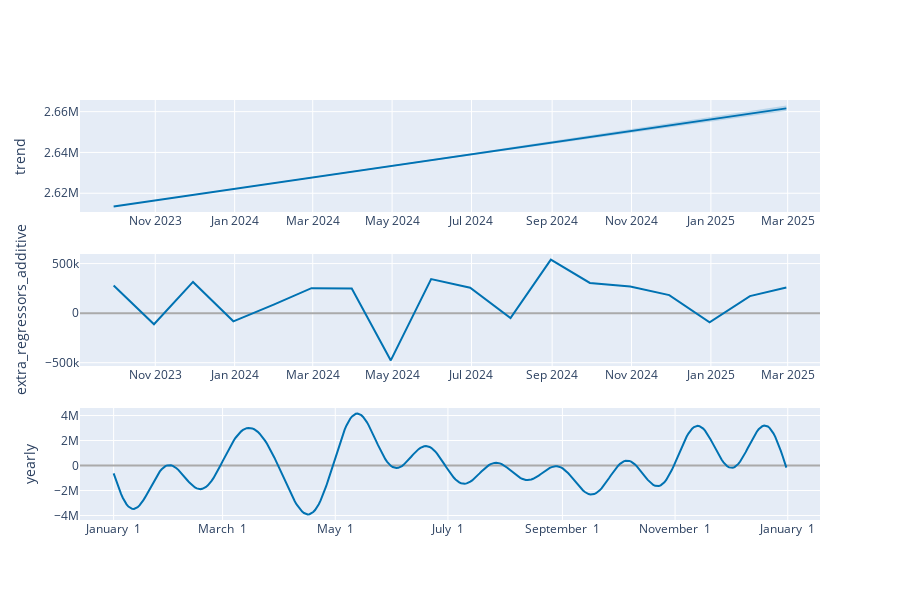

Notebook code for this chart:
### Markdown cell above
Step 3: Model Fitting and measuring model's accuracy by RMSE, MAE, MAPE

Testing various time series methods and measuring the accuracy of each method. Selecting the best method minimum MAPE as the most accurate method

### Code cell
# Model Search: Prophet, ARIMA, LSTM 

# 1 - Prophet Method: it includes seasonality effect, sets the change point to 0.2 (partial sensitivity toward fluctuations) and includes regressors: PC1 and PC2
# 2 - LSTM: use adam optimizer and mse and the loss function, activation is relu since we have no negative value in target value, set 12 learning step before any prediction,
    # includes regressors PC1 and PC2
# 3 - ARIMA: fits an ARIMA model on targert value trend by searching for the minimum AIC among all the possible models with parameters (0,4) for P and Q 
    # and D (differential factor) from 0 to 2


import warnings
warnings.filterwarnings("ignore")


# 3.1 prep the dataset - re read from the original dataset to prevent any error from potential chages to df in previous steps
df = data[['ACC_MONTH', 'TOT_PAID', 'EST_COST', 'NBR_CASE', 'NBR_KEY_CASE','NBR_OTHER']].dropna()
df['ACC_MONTH'] = pd.to_datetime(df['ACC_MONTH'])
df['ds'] = df['ACC_MONTH']
df['y'] = df['TOT_PAID']
df = df.sort_values('ds').reset_index(drop=True)

# --- Lagged Regressors ---
lag = 12
regressors = ['EST_COST', 'NBR_OTHER']
for reg in regressors:
    df[f'{reg}_lag{lag}'] = df[reg].shift(lag)
df_model = df.dropna().copy().reset_index(drop=True)

# --- PCA on Lagged Regressors ---
lagged_features = [f'{reg}_lag{lag}' for reg in regressors]
X_lagged = StandardScaler().fit_transform(df_model[lagged_features])
pca = PCA(n_components=2)
pcs = pca.fit_transform(X_lagged)
df_model['PC1'] = pcs[:, 0]
df_model['PC2'] = pcs[:, 1]

#3.2 Fitting three time series models and measuing their accuracy for comparison


################## 1. LSTM Model ##########################

feature_scaler = StandardScaler()
target_scaler = StandardScaler()

X_all = feature_scaler.fit_transform(df_model[['PC1', 'PC2']])
y_all = target_scaler.fit_transform(df_model[['TOT_PAID']])

time_steps = 12 #12 step learning sequence because we know our data has annual seasonality. 
X_seq, y_seq = [], []
for i in range(len(X_all) - time_steps):
    X_seq.append(X_all[i:i+time_steps])
    y_seq.append(y_all[i+time_steps])

X_seq, y_seq = np.array(X_seq), np.array(y_seq)

split = len(X_seq) - 18
X_train, X_test = X_seq[:split], X_seq[split:]
y_train, y_test = y_seq[:split], y_seq[split:]
# we use sequential layering here because we want one layer output to be considered as the next layer's input as a classing time series forecasting trend
# we use relue becuase our target value data are expenditures and above zero
model = Sequential([
    LSTM(50, activation='relu', input_shape=(time_steps, X_seq.shape[2])),
    Dense(1)
])

# we use Adam optimizer for faster processing
# step size = 0.001 as the learning rate which is good enough for this model search task
# and use Mean Square Error mae as the loss funtion in our sequential LSTM model
# verbose is set to 0 to suppress the training logs

model.compile(optimizer=Adam(learning_rate=0.001), loss='mse') 
model.fit(X_train, y_train, epochs=100, verbose=0)

y_pred = model.predict(X_test)
y_pred_inv = target_scaler.inverse_transform(y_pred)
y_test_inv = target_scaler.inverse_transform(y_test)

lstm_rmse = np.sqrt(mean_squared_error(y_test_inv, y_pred_inv))
lstm_mae = mean_absolute_error(y_test_inv, y_pred_inv)
lstm_mape = np.mean(np.abs((y_test_inv - y_pred_inv) / y_test_inv)) * 100


################# 2. ARIMA Model with AIC Optimization #################

# defines tha last 1 and 1/2 year data for the testing the model
arima_train = df_model['TOT_PAID'][:-18]
arima_test = df_model['TOT_PAID'][-18:]

# Grid search for best ARIMA order we use Akaike Information Criterion (AIC) to search for the best model with minimum AIC
best_aic = np.inf
best_order = None
best_model = None

print("\nSearching best ARIMA parameters based on AIC")
# reasonable range for parameters in ARIMA model is less than 4

for p in range(0, 4):                           
    for d in range(0, 2):               # Differential parameter range is usually set to half of the max of P or Q which are 4 here
        for q in range(0, 4):
            try:
                model = ARIMA(arima_train, order=(p, d, q))
                results = model.fit()
                if results.aic < best_aic:
                    best_aic = results.aic
                    best_order = (p, d, q)
                    best_model = results
            except:
                continue

print(f" Best ARIMA order: {best_order} with AIC: {best_aic:.2f}")

# Forecast using best model
arima_forecast = best_model.forecast(steps=18)

arima_rmse = np.sqrt(mean_squared_error(arima_test, arima_forecast))
arima_mae = mean_absolute_error(arima_test, arima_forecast)
arima_mape = np.mean(np.abs((arima_test - arima_forecast) / arima_test)) * 100

################# 3. Prophet Model ############################

train = df_model[:-18]
test = df_model[-18:]

prophet_model = Prophet(yearly_seasonality=True, changepoint_prior_scale=0.2)
prophet_model.add_regressor('PC1')
prophet_model.add_regressor('PC2')
prophet_model.fit(train[['ds', 'y', 'PC1', 'PC2']])
forecast_test = prophet_model.predict(test[['ds', 'PC1', 'PC2']])

# Prophet evaluation
prophet_rmse = np.sqrt(mean_squared_error(test['y'], forecast_test['yhat']))
prophet_mae = mean_absolute_error(test['y'], forecast_test['yhat'])

actual = test['y'].values
predicted = forecast_test['yhat'].values
nonzero_mask = actual != 0
actual_nonzero = actual[nonzero_mask]
predicted_nonzero = predicted[nonzero_mask]
prophet_mape = np.mean(np.abs((actual_nonzero - predicted_nonzero) / actual_nonzero)) * 100 if len(actual_nonzero) > 0 else np.nan

############ Compare Models ###################

results = pd.DataFrame({
    'Model': ['Prophet', 'LSTM', 'ARIMA'],
    'RMSE': [prophet_rmse, lstm_rmse, arima_rmse],
    'MAE': [prophet_mae, lstm_mae, arima_mae],
    'MAPE': [prophet_mape, lstm_mape, arima_mape]
    
})

best_model = results.loc[results['MAPE'].idxmin()]

print("\n--- Forecast Accuracy Comparison ---")
print(results.round(2))
print(f"\n Best Model Based on RMSE: {best_model['Model']}")

#3.3 ploting the results for comparison


test_dates = df_model['ds'][-18:].reset_index(drop=True)

plt.figure(figsize=(10, 4))
plt.plot(test_dates, arima_test.values, label='Actual', linewidth=2)
plt.plot(test_dates, arima_forecast.values, label='ARIMA Forecast', linestyle='--')
plt.plot(test_dates, y_pred_inv.flatten(), label='LSTM Forecast', linestyle='--')
plt.plot(test_dates, forecast_test['yhat'].values, label='Prophet Forecast', linestyle='--',linewidth = 2)

plt.xlabel("Date")
plt.ylabel("TOT_PAID")
plt.title("Forecast Comparison: Prophet vs LSTM vs ARIMA")
plt.legend()
plt.grid(True)
plt.tight_layout()
#plt.xticks(rotation=45)
plt.show()

# 3.3 plotting the component of the most accurate model
print("\nThe components of the best model: Prophet")
plot_components_plotly(prophet_model, forecast_test)
#prophet_model.plot_components(forecast_test)


#output: the model's accuracy is in a very good level so we have good confindece about its performance for future data
# Prophet plot component also shows that the model has a steady increasing trend, complex seasonality effect and decent influence of regressors (PC1 & PC2)

### Figure 1 — Plotly figure (JSON) as saved in the notebook; plotly's stock layout.template omitted (floating-point values rounded to 4 significant figures; data arrays with more than 128 entries replaced by an {"elided": "..."} marker saying what was removed)
{"data": [{"line": {"color": "#0072B2", "width": 2}, "mode": "lines", "name": "trend", "type": "scatter", "x": ["2023-09-30T00:00:00.000000000", "2023-10-31T00:00:00.000000000", "2023-11-30T00:00:00.000000000", "2023-12-31T00:00:00.000000000", "2024-01-31T00:00:00.000000000", "2024-02-29T00:00:00.000000000", "2024-03-31T00:00:00.000000000", "2024-04-30T00:00:00.000000000", "2024-05-31T00:00:00.000000000", "2024-06-30T00:00:00.000000000", "2024-07-31T00:00:00.000000000", "2024-08-31T00:00:00.000000000", "2024-09-30T00:00:00.000000000", "2024-10-31T00:00:00.000000000", "2024-11-30T00:00:00.000000000", "2024-12-31T00:00:00.000000000", "2025-01-31T00:00:00.000000000", "2025-02-28T00:00:00.000000000"], "xaxis": "x", "y": [2614000.0, 2616000.0, 2619000.0, 2622000.0, 2625000.0, 2628000.0, 2631000.0, 2633000.0, 2636000.0, 2639000.0, 2642000.0, 2645000.0, 2648000.0, 2650000.0, 2653000.0, 2656000.0, 2659000.0, 2662000.0], "yaxis": "y"}, {"line": {"color": "rgba(0, 114, 178, 0.2)", "width": 0}, "mode": "lines", "name": "trend_upper", "type": "scatter", "x": ["2023-09-30T00:00:00.000000000", "2023-10-31T00:00:00.000000000", "2023-11-30T00:00:00.000000000", "2023-12-31T00:00:00.000000000", "2024-01-31T00:00:00.000000000", "2024-02-29T00:00:00.000000000", "2024-03-31T00:00:00.000000000", "2024-04-30T00:00:00.000000000", "2024-05-31T00:00:00.000000000", "2024-06-30T00:00:00.000000000", "2024-07-31T00:00:00.000000000", "2024-08-31T00:00:00.000000000", "2024-09-30T00:00:00.000000000", "2024-10-31T00:00:00.000000000", "2024-11-30T00:00:00.000000000", "2024-12-31T00:00:00.000000000", "2025-01-31T00:00:00.000000000", "2025-02-28T00:00:00.000000000"], "xaxis": "x", "y": [2614000.0, 2616000.0, 2619000.0, 2622000.0, 2625000.0, 2628000.0, 2631000.0, 2634000.0, 2637000.0, 2640000.0, 2643000.0, 2645000.0, 2648000.0, 2651000.0, 2654000.0, 2657000.0, 2660000.0, 2663000.0], "yaxis": "y"}, {"fill": "tonexty", "fillcolor": "rgba(0, 114, 178, 0.2)", "line": {"color": "rgba(0, 114, 178, 0.2)", "width": 0}, "mode": "lines", "name": "trend_lower", "type": "scatter", "x": ["2023-09-30T00:00:00.000000000", "2023-10-31T00:00:00.000000000", "2023-11-30T00:00:00.000000000", "2023-12-31T00:00:00.000000000", "2024-01-31T00:00:00.000000000", "2024-02-29T00:00:00.000000000", "2024-03-31T00:00:00.000000000", "2024-04-30T00:00:00.000000000", "2024-05-31T00:00:00.000000000", "2024-06-30T00:00:00.000000000", "2024-07-31T00:00:00.000000000", "2024-08-31T00:00:00.000000000", "2024-09-30T00:00:00.000000000", "2024-10-31T00:00:00.000000000", "2024-11-30T00:00:00.000000000", "2024-12-31T00:00:00.000000000", "2025-01-31T00:00:00.000000000", "2025-02-28T00:00:00.000000000"], "xaxis": "x", "y": [2614000.0, 2616000.0, 2619000.0, 2622000.0, 2625000.0, 2627000.0, 2630000.0, 2633000.0, 2636000.0, 2638000.0, 2641000.0, 2644000.0, 2647000.0, 2650000.0, 2652000.0, 2655000.0, 2658000.0, 2660000.0], "yaxis": "y"}, {"line": {"color": "#0072B2", "width": 2}, "mode": "lines", "name": "extra_regressors_additive", "type": "scatter", "x": ["2023-09-30T00:00:00.000000000", "2023-10-31T00:00:00.000000000", "2023-11-30T00:00:00.000000000", "2023-12-31T00:00:00.000000000", "2024-01-31T00:00:00.000000000", "2024-02-29T00:00:00.000000000", "2024-03-31T00:00:00.000000000", "2024-04-30T00:00:00.000000000", "2024-05-31T00:00:00.000000000", "2024-06-30T00:00:00.000000000", "2024-07-31T00:00:00.000000000", "2024-08-31T00:00:00.000000000", "2024-09-30T00:00:00.000000000", "2024-10-31T00:00:00.000000000", "2024-11-30T00:00:00.000000000", "2024-12-31T00:00:00.000000000", "2025-01-31T00:00:00.000000000", "2025-02-28T00:00:00.000000000"], "xaxis": "x2", "y": [279100.0, -112600.0, 314900.0, -82530.0, 86050.0, 251900.0, 249500.0, -476900.0, 343300.0, 256200.0, -49890.0, 540300.0, 304400.0, 268800.0, 182100.0, -92100.0, 172200.0, 258600.0], "yaxis": "y2"}, {"line": {"color": "#0072B2", "width": 2}, "mode": "lines", "name": "yearly", "type": "scatter", "x": {"elided": "365 str values"}, "xaxis": "x3", "y": {"elided": "365 float values"}, "yaxis": "y3"}], "layout": {"height": 600, "showlegend": false, "width": 900, "xaxis": {"anchor": "y", "domain": [0, 1], "range": ["2023-09-04T03:36:00", "2025-03-25T20:24:00"], "type": "date"}, "xaxis2": {"anchor": "y2", "domain": [0, 1], "range": ["2023-09-04T03:36:00", "2025-03-25T20:24:00"], "type": "date"}, "xaxis3": {"anchor": "y3", "domain": [0, 1], "range": ["2016-12-13T18:54:02.958904115", "2018-01-18T11:04:57.863013581"], "tickformat": "%B %e", "type": "date"}, "yaxis": {"anchor": "x", "domain": [0.7333, 1], "rangemode": "normal", "title": {"text": "trend"}, "zerolinecolor": "#AAA"}, "yaxis2": {"anchor": "x2", "domain": [0.3667, 0.6333], "rangemode": "tozero", "title": {"text": "extra_regressors_additive"}, "zerolinecolor": "#AAA"}, "yaxis3": {"anchor": "x3", "domain": [0, 0.2667], "title": {"text": "yearly"}, "zerolinecolor": "#AAA"}}}
